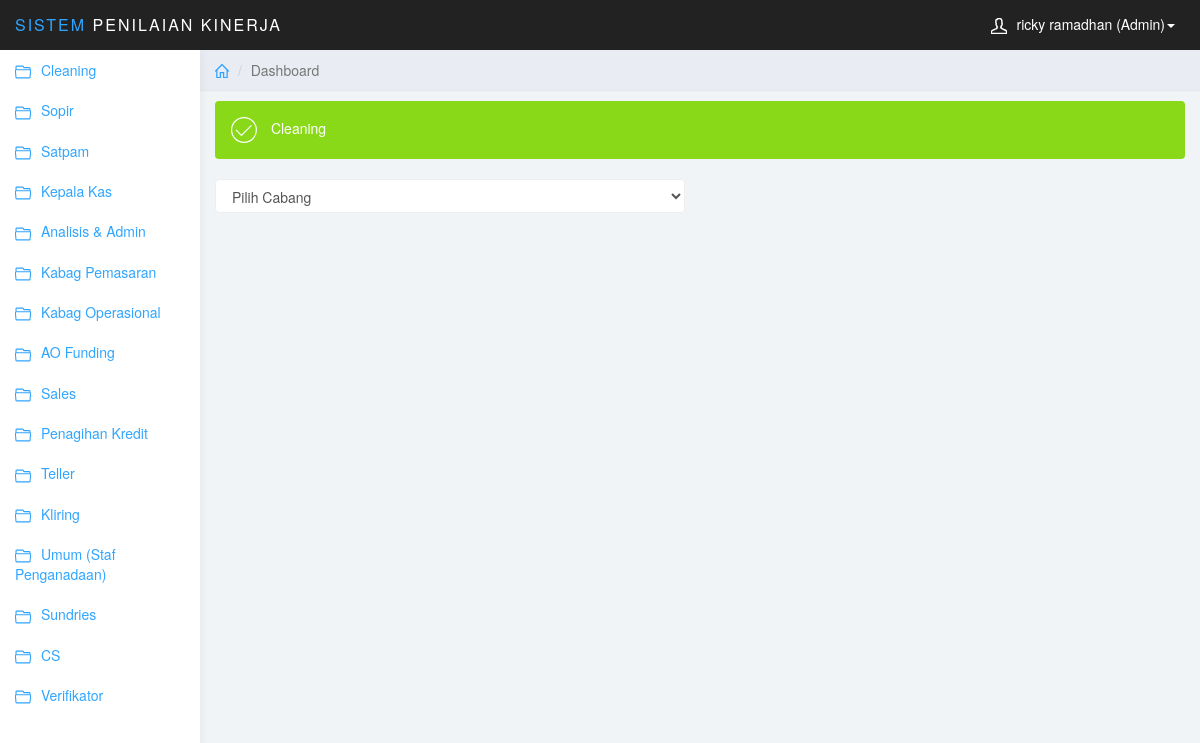
Screenshot of /penilaian_pegawai/admin/kinerja.php?id_kategori=1 (signed in) with the database file from the repository.
### tables this page shows
CREATE TABLE `tbl_unit` (
  `kd_unit` int(11) NOT NULL,
  `nama_unit` varchar(50) NOT NULL
);

### penilaian_pegawai/admin/kinerja.php (the view, shortened to what this page needs)
<!DOCTYPE html>
<html>
<head>
<link href="css/bootstrap.min.css" rel="stylesheet">
<link href="css/datepicker3.css" rel="stylesheet">
<link href="css/styles.css" rel="stylesheet">
</head>
<body>
	<nav class="navbar navbar-inverse navbar-fixed-top" role="navigation">
		<div class="container-fluid">
			<div class="navbar-header">
				<a class="navbar-brand" href="#"><span>Sistem</span> Penilaian Kinerja</a>
				<ul class="user-menu">
					<li class="dropdown pull-right">
						<a href="#" class="dropdown-toggle" data-toggle="dropdown"><svg class="glyph stroked male-user"><use xlink:href="#stroked-male-user"></use></svg><?php include'session.php'; echo $_SESSION['nama']; ?> (Admin)<span class="caret"></span></a>
					</li>
				</ul>
			</div>
		</div>
	</nav>
	<div id="sidebar-collapse" class="col-sm-3 col-lg-2 sidebar">
		<ul class="nav menu">
			   <?php
							include '../config.php';
							$query = "SELECT * FROM tbl_unit";
							$hasil = mysqli_query($konek,$query);
							while($data = mysqli_fetch_row($hasil)){
                             echo"<li class=''><a href='kinerja.php?id_kategori=$data[0]'><svg class='glyph stroked open folder'><use xlink:href='#stroked-open-folder'/></svg></svg>$data[1]</a></li> ";
										}
					?>
		</ul>
	</div>
	<div class="col-sm-9 col-sm-offset-3 col-lg-10 col-lg-offset-2 main">
		<div class="row">
			<ol class="breadcrumb">
				<li><a href="#"><svg class="glyph stroked home"><use xlink:href="#stroked-home"></use></svg></a></li>
				<li class="active">Dashboard</li>
			</ol>
		</div>
		<div class="row">
			<div class="col-lg-12" style="margin-bottom: 10px;">
			</div>
		</div>
		<div class="row">
			<div class="col-lg-12">
				<div class="alert bg-success" role="alert">
					<svg class="glyph stroked checkmark"><use xlink:href="#stroked-checkmark"></use></svg>
					<?php
							include '../config.php';
							$query = "SELECT DISTINCT u.nama_unit FROM tbl_unit u, tbl_parameter p  where u.kd_unit=p.kd_unit and p.kd_unit=$_GET[id_kategori]";
							$hasil = mysqli_query($konek,$query);
							while($data = mysqli_fetch_array($hasil)){
					  		echo " $data[0] ";
										}
					?>
				</div>
				<form action="" method="post">
                        <div class="row">
                        	<div class="form-group col-lg-6">
                        <select name="nama_cab" onchange="this.form.submit();" class="form-control">
					<?php
											echo "<option >Pilih Cabang</option>";
											 echo "</select>";
											?>
										</div>
									</div>
                        </div>
                    </div>
                </div>
</body>
</html>

### penilaian_pegawai/admin/css/styles.css (style rules this page uses)
body { background: #f1f4f7; padding-top: 50px; color: #5f6468; }
a, a:hover, a:focus { color: #30a5ff; }
.form-control { border: 1px solid #eee; box-shadow: none; }
.navbar-header .navbar-brand { color: #fff; font-size: 16px; text-transform: uppercase; font-weight: 500; letter-spacing: 2px; }
.navbar-header .navbar-brand span { color: #30a5ff; }
.bg-success { color: #fff; background-color: #8ad919; }
.navbar { border: 0; }
.user-menu { display: inline-block; margin-top: 14px; margin-right: 10px; float: right; list-style: none; padding: 0; }
.user-menu a { color: #fff; }
.sidebar { display: block; background-color: #fff; padding: 0; display: none; }
@media (min-width: 768px) { .sidebar { display: block; position: fixed; top: 50px; bottom: 0; left: 0; z-index: 1000; display: block; margin: 0; padding: 0; overflow-x: hidden; overflow-y: auto; background-color: #fff; box-shadow: 1px 0px 10px rgba(0, 0, 0, .05); } }
@media (min-width: 768px) { .navbar-header { width: 100%; } }
.breadcrumb { border-radius: 0; padding: 10px 15px; background: #e9ecf2; box-shadow: 0 1px 1px rgba(0, 0, 0, .05); margin: 0 ; }
.sidebar .glyph, .user-menu .glyph { height: 16px; width: 16px; margin: 0 10px 0 0; stroke-width: 3px; }
.user-menu .glyph { stroke-width: 4px; }
.breadcrumb .glyph { height: 14px; width: 14px; margin: -2px 0 0 0; stroke-width: 4px; }
.alert .glyph, .panel-heading .glyph { width: 26px; height: 26px; margin: 0 10px 0 0; stroke-width: 2px; }

### rows the page displays
tbl_unit: nama_unit "Cleaning"
tbl_unit: nama_unit "Sopir"
tbl_unit: nama_unit "Satpam"
tbl_unit: nama_unit "Kepala Kas"
tbl_unit: nama_unit "Analisis & Admin"
tbl_unit: nama_unit "Kabag Pemasaran"
tbl_unit: nama_unit "Kabag Operasional"
tbl_unit: nama_unit "AO Funding"
tbl_unit: nama_unit "Sales"
tbl_unit: nama_unit "Penagihan Kredit"
tbl_unit: nama_unit "Teller"
tbl_unit: nama_unit "Kliring"
tbl_unit: nama_unit "Umum (Staf Penganadaan)"
tbl_unit: nama_unit "Sundries"
tbl_unit: nama_unit "CS"
tbl_unit: nama_unit "Verifikator"

### other values shown
$_SESSION['nama'] "ricky ramadhan"
$data[0] "Cleaning"
